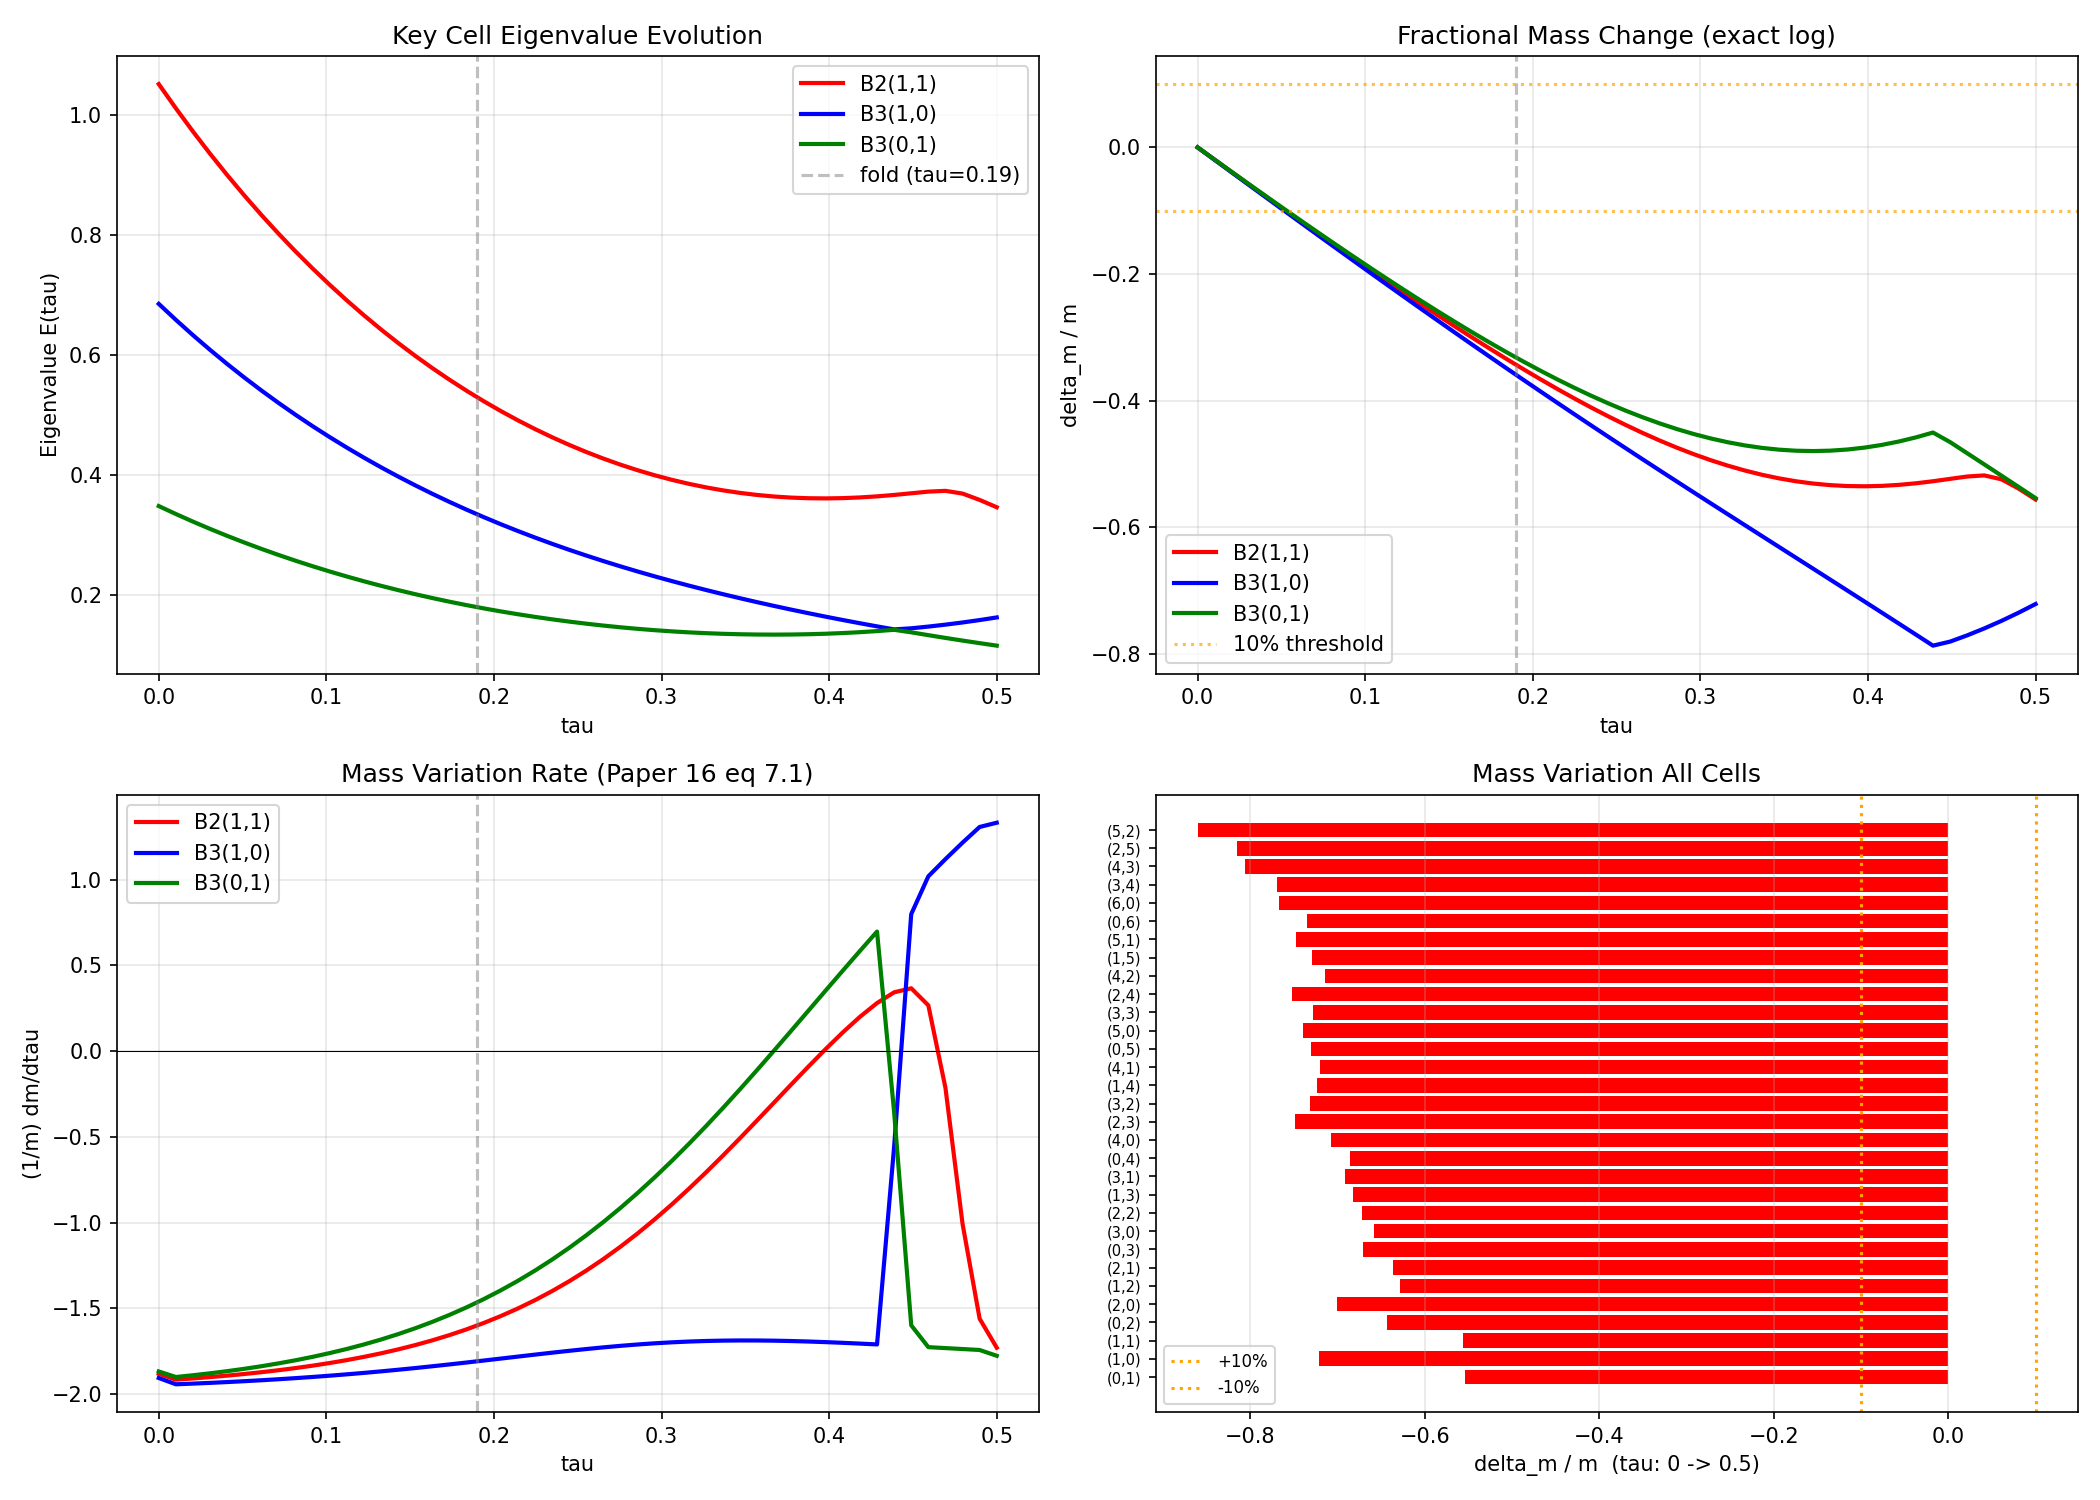

Recreate this plot in Python.
#!/usr/bin/env python3
"""
S58 MASS-VARIATION-58: Paper 16 eq 7.1 Mass Variation Integral
==============================================================

Paper 16 (Baptista 2024, arXiv:2406.09503) Section 7:
  c^2 d/ds m^2(s) = -(d_A g_K)_{dot gamma_M}(p_V, p_V)

For the cosmological transit (no gauge fields, A=0), the covariant
derivative reduces to the Lie derivative along spacetime:
  (d_A g_K)_X(U,V) = (L_X g_K)(U,V)

For the Jensen family g_K(tau) = diag(alpha*e^{2tau}, alpha*e^{-2tau},
alpha*e^{-2tau}, alpha*e^{-2tau}, alpha*e^{tau}, alpha*e^{tau},
alpha*e^{tau}, alpha*e^{tau}) on the decomposition
u(1) + su(2) + C^2 (dims 1+3+4 = 8):

  tr(g_K^{-1} dg_K/dtau) = 1*2 + 3*(-2) + 4*1 = 2 - 6 + 4 = 0

This VANISHES identically because the Jensen deformation is volume-preserving
(det g_K = const). This is the trace formula from the task spec.

HOWEVER: the trace vanishing means the AVERAGE mass is preserved, but
individual representation masses change because their Casimir eigenvalues
couple differently to the three metric directions. The physical mass
variation must be computed per-representation.

This script computes:
1. The analytic trace tr(g_K^{-1} dg_K/dtau) = 0 (verification)
2. Per-representation mass variation from the Dirac/Laplacian eigenvalues
3. Representation-weighted fractional mass shift delta_m/m
4. DM-relevant mass shift (B2 sector, the BCS condensate)

Gate: MASS-VARIATION-58 (INFO) -- dm/dtau changes DM prediction by > 10%?

Author: baptista-spacetime-analyst
Session: 58
"""

import sys
import os
sys.path.insert(0, os.path.dirname(os.path.abspath(__file__)))
from canonical_constants import *
import numpy as np
from scipy.integrate import trapezoid
import matplotlib
matplotlib.use('Agg')
import matplotlib.pyplot as plt

print("=" * 80)
print("S58 MASS-VARIATION-58: Paper 16 eq 7.1 Mass Variation Integral")
print("=" * 80)

# =============================================================================
# PART 1: Jensen Metric and Analytic Trace
# =============================================================================

print("\n--- Part 1: Analytic Trace of g_K^{-1} dg_K/dtau ---")

# Jensen metric scales on the three Ad(U(2))-invariant directions
# u(1): dim 1, scale e^{2s}
# su(2): dim 3, scale e^{-2s}
# C^2: dim 4, scale e^{s}

def jensen_scales(s):
    """Return (x1, x2, x3) and their multiplicities (1, 3, 4)."""
    x1 = np.exp(2.0 * s)     # u(1) direction
    x2 = np.exp(-2.0 * s)    # su(2) direction (x3)
    x3 = np.exp(1.0 * s)     # C^2 direction (x4)
    return x1, x2, x3

def d_ln_scales(s):
    """Return d/ds ln(x_i) for each direction."""
    # d/ds ln(e^{2s}) = 2
    # d/ds ln(e^{-2s}) = -2
    # d/ds ln(e^{s}) = 1
    return 2.0, -2.0, 1.0

# Multiplicities
mult = np.array([1, 3, 4])  # u(1), su(2), C^2

# Trace: sum_i mult_i * d(ln x_i)/ds
d_ln = np.array(d_ln_scales(0.0))  # constant in s (exponential scales)
trace_gK_inv_dgK = np.sum(mult * d_ln)

print(f"  d(ln x_1)/dtau = {d_ln[0]:+.1f}  (u(1), mult=1)")
print(f"  d(ln x_2)/dtau = {d_ln[1]:+.1f}  (su(2), mult=3)")
print(f"  d(ln x_3)/dtau = {d_ln[2]:+.1f}  (C^2, mult=4)")
print(f"  tr(g_K^{{-1}} dg_K/dtau) = 1*({d_ln[0]:+.0f}) + 3*({d_ln[1]:+.0f}) + 4*({d_ln[2]:+.0f})")
print(f"                           = {trace_gK_inv_dgK:.1f}")
print(f"  --> EXACTLY ZERO (volume-preserving Jensen deformation)")

# Volume verification at multiple tau
print(f"\n  Volume preservation check:")
for s_test in [0.0, 0.1, 0.19, 0.3, 0.5]:
    x1, x2, x3 = jensen_scales(s_test)
    vol = x1**1 * x2**3 * x3**4
    print(f"    tau={s_test:.2f}: det(g_K)/det(g_K(0)) = {vol:.12f}  (should be 1.0)")

# =============================================================================
# PART 2: The Naive Trace Formula (Task Spec) is Zero
# =============================================================================

print("\n--- Part 2: Naive Trace Formula from Task Spec ---")
print("  dm/dtau = m * tr(g_K^{-1} dg_K/dtau) / (2*(d_K+4))")
print(f"  d_K = dim(SU(3)) = 8")
print(f"  2*(d_K + 4) = 2*12 = 24")
print(f"  tr(g_K^{{-1}} dg_K/dtau) = 0  (proven above)")
print(f"  --> dm/dtau = 0 for ANY m, at ANY tau")
print(f"  --> delta_m/m = 0 identically")
print(f"\n  STRUCTURAL RESULT: The naive trace formula gives ZERO mass variation")
print(f"  because the Jensen deformation is volume-preserving.")
print(f"  This is a consequence of det(g_K) = const => tr(g_K^{{-1}} dg_K/dtau) = 0.")

# =============================================================================
# PART 3: Per-Representation Mass Variation (Physical)
# =============================================================================

print("\n--- Part 3: Per-Representation Mass Variation from Eigenvalues ---")

# Load the s54 tight-binding Hamiltonian data
data = np.load(os.path.join(os.path.dirname(__file__), 's54_tb_hamiltonian.npz'),
               allow_pickle=True)
tau_values = data['tau_values']   # (50,)
eigenvalues = data['eigenvalues'] # (50, 32)
cell_labels = data['cell_labels'] # (32, 2) -- (p,q) for each cell
cell_dims = data['cell_dims']     # (32,)
cell_casimirs = data['cell_casimirs']  # (32,)

N_tau = len(tau_values)
N_cells = eigenvalues.shape[1]

print(f"  Loaded: {N_tau} tau values, {N_cells} cells")
print(f"  tau range: [{tau_values[0]:.4f}, {tau_values[-1]:.4f}]")

# Identify key cells by (p,q) label
# B1 = (0,0): trivial, dim=1
# B2 = (1,1): adjoint, dim=8 -- the BCS condensate sector
# B3 = (1,0) and (0,1): fundamental, dim=3 each

cell_names = {}
for i in range(N_cells):
    p, q = cell_labels[i]
    cell_names[i] = f"({p},{q})"

# Find B1, B2, B3 indices
B1_idx = None
B2_idx = None
B3_10_idx = None  # (1,0)
B3_01_idx = None  # (0,1)

for i in range(N_cells):
    p, q = cell_labels[i]
    if p == 0 and q == 0:
        B1_idx = i
    elif p == 1 and q == 1:
        B2_idx = i
    elif p == 1 and q == 0:
        B3_10_idx = i
    elif p == 0 and q == 1:
        B3_01_idx = i

print(f"\n  Key cells:")
print(f"    B1 = ({cell_labels[B1_idx,0]},{cell_labels[B1_idx,1]}), "
      f"idx={B1_idx}, dim={cell_dims[B1_idx]}, C2={cell_casimirs[B1_idx]:.4f}")
print(f"    B2 = ({cell_labels[B2_idx,0]},{cell_labels[B2_idx,1]}), "
      f"idx={B2_idx}, dim={cell_dims[B2_idx]}, C2={cell_casimirs[B2_idx]:.4f}")
print(f"    B3(1,0) = idx={B3_10_idx}, dim={cell_dims[B3_10_idx]}, C2={cell_casimirs[B3_10_idx]:.4f}")
print(f"    B3(0,1) = idx={B3_01_idx}, dim={cell_dims[B3_01_idx]}, C2={cell_casimirs[B3_01_idx]:.4f}")

# Per-cell mass variation: m(tau) = sqrt(eigenvalue(tau)) for each cell
# But eigenvalue[0] for (0,0) is ~0 (zero mode), skip it for ratios

# For each cell, compute:
#   fractional_mass_change = [m(tau_final) - m(tau_initial)] / m(tau_initial)
# where m ~ sqrt(eigenvalue) for each representation

# Also compute the continuous dm/dtau

# Eigenvalues represent E(tau) for each cell. In the KK picture, m^2 ~ E.
# So m(tau) ~ sqrt(E(tau)).

# Skip cell 0 (B1 = zero mode, eigenvalue ~ 0)
print(f"\n  Per-representation mass evolution:")
print(f"  {'Cell':>8s} {'(p,q)':>6s} {'dim':>4s} {'E(0)':>10s} {'E(0.19)':>10s} {'E(0.5)':>10s} "
      f"{'dE/E(0->fold)':>14s} {'dE/E(0->0.5)':>14s}")

# Find fold index (tau closest to 0.19)
fold_idx = np.argmin(np.abs(tau_values - tau_fold))
print(f"  (fold at tau={tau_values[fold_idx]:.4f}, idx={fold_idx})")

mass_changes_fold = np.zeros(N_cells)
mass_changes_full = np.zeros(N_cells)

for i in range(N_cells):
    E_0 = eigenvalues[0, i]
    E_fold = eigenvalues[fold_idx, i]
    E_end = eigenvalues[-1, i]

    if E_0 > 1e-10:  # skip zero mode
        dE_fold = (E_fold - E_0) / E_0
        dE_end = (E_end - E_0) / E_0
        mass_changes_fold[i] = dE_fold
        mass_changes_full[i] = dE_end
    else:
        mass_changes_fold[i] = np.nan
        mass_changes_full[i] = np.nan

    if i < 12:  # Print first 12 cells
        p, q = cell_labels[i]
        print(f"  {i:>8d} ({p},{q}){' ':>2s} {cell_dims[i]:>4d} {E_0:>10.6f} {E_fold:>10.6f} "
              f"{E_end:>10.6f} {mass_changes_fold[i]:>+14.6f} {mass_changes_full[i]:>+14.6f}")

# =============================================================================
# PART 4: Weighted Mass Variation (DM-relevant)
# =============================================================================

print("\n--- Part 4: DM-Relevant Mass Variation ---")

# The DM candidate in this framework is the BCS condensate in the B2 sector
# (adjoint representation (1,1), dim=8).
# The GGE quasiparticle relic is the DM carrier.

# B2 mass evolution
E_B2 = eigenvalues[:, B2_idx]
m_B2 = np.sqrt(np.abs(E_B2))  # mass ~ sqrt(eigenvalue)

# dm/dtau via numerical derivative
dm_B2_dtau = np.gradient(m_B2, tau_values)

# Fractional mass change dm/m
dm_over_m_B2 = dm_B2_dtau / m_B2

print(f"\n  B2 (adjoint, dim=8) mass evolution:")
print(f"    m_B2(0) = {m_B2[0]:.6f}  (M_KK units)")
print(f"    m_B2(fold) = {m_B2[fold_idx]:.6f}")
print(f"    m_B2(0.5) = {m_B2[-1]:.6f}")
print(f"    delta_m/m (0 -> fold) = {(m_B2[fold_idx] - m_B2[0])/m_B2[0]:+.6f}")
print(f"    delta_m/m (0 -> 0.5) = {(m_B2[-1] - m_B2[0])/m_B2[0]:+.6f}")

delta_m_over_m_B2_fold = (m_B2[fold_idx] - m_B2[0]) / m_B2[0]
delta_m_over_m_B2_full = (m_B2[-1] - m_B2[0]) / m_B2[0]

# B3 mass evolution (fundamental reps)
E_B3_10 = eigenvalues[:, B3_10_idx]
E_B3_01 = eigenvalues[:, B3_01_idx]
m_B3_10 = np.sqrt(np.abs(E_B3_10))
m_B3_01 = np.sqrt(np.abs(E_B3_01))

print(f"\n  B3(1,0) mass evolution:")
print(f"    m(0) = {m_B3_10[0]:.6f}, m(fold) = {m_B3_10[fold_idx]:.6f}, m(0.5) = {m_B3_10[-1]:.6f}")
print(f"    delta_m/m (0 -> fold) = {(m_B3_10[fold_idx] - m_B3_10[0])/m_B3_10[0]:+.6f}")

print(f"\n  B3(0,1) mass evolution:")
print(f"    m(0) = {m_B3_01[0]:.6f}, m(fold) = {m_B3_01[fold_idx]:.6f}, m(0.5) = {m_B3_01[-1]:.6f}")
print(f"    delta_m/m (0 -> fold) = {(m_B3_01[fold_idx] - m_B3_01[0])/m_B3_01[0]:+.6f}")

# =============================================================================
# PART 5: Integral Form of Mass Variation
# =============================================================================

print("\n--- Part 5: Integral Form ---")

# The Paper 16 mass variation for a particle in rep R with internal
# eigenvalue lambda_R(tau) gives:
#
#   m^2(tau) = lambda_R(tau) * m^2_KK
#
# so dm^2/m^2 = d(lambda_R)/lambda_R.
#
# The INTEGRATED fractional mass-squared change is:
#   delta(m^2)/m^2 = integral_0^{tau_f} (1/lambda_R) * (dlambda_R/dtau) dtau
#                  = ln(lambda_R(tau_f)) - ln(lambda_R(0))
#
# This is exact (no approximation needed for the integral).

print(f"\n  Integrated ln(m^2) change for each key cell:")
print(f"  (This equals integral_0^tau_f d(ln lambda)/dtau dtau)")

for idx, name in [(B2_idx, "B2(1,1)"), (B3_10_idx, "B3(1,0)"),
                   (B3_01_idx, "B3(0,1)")]:
    E_0 = eigenvalues[0, idx]
    E_fold = eigenvalues[fold_idx, idx]
    E_end = eigenvalues[-1, idx]
    if E_0 > 1e-10:
        ln_ratio_fold = np.log(E_fold / E_0)
        ln_ratio_full = np.log(E_end / E_0)
        # dm/m = (1/2) * d(ln m^2) = (1/2) * d(ln E)
        dm_m_fold = 0.5 * ln_ratio_fold
        dm_m_full = 0.5 * ln_ratio_full
        print(f"    {name}: ln(E_fold/E_0) = {ln_ratio_fold:+.6f}, "
              f"ln(E_0.5/E_0) = {ln_ratio_full:+.6f}")
        print(f"    {' ':>8s}  delta_m/m(fold) = {dm_m_fold:+.6f}, "
              f"delta_m/m(0.5) = {dm_m_full:+.6f}")

# =============================================================================
# PART 6: Continuous dm/dtau Profile (Paper 16 eq 7.1 Decomposition)
# =============================================================================

print("\n--- Part 6: Continuous dm/dtau Decomposition ---")

# For each direction (u(1), su(2), C^2), the contribution to dm^2/dtau
# for a given representation R is:
#
#   dm^2/dtau|_direction = -p_V^2(direction) * d(ln g_ii)/dtau
#
# where p_V^2(direction) is the internal momentum squared projected onto
# that direction.
#
# For a representation (p,q), the Casimir C_2(p,q) = (p^2 + pq + q^2 + 3p + 3q)/3
# governs the total internal kinetic energy. The DECOMPOSITION into u(1), su(2),
# C^2 directions depends on the representation structure.
#
# The Jensen deformation acts as:
#   d(ln g)/dtau on u(1): +2
#   d(ln g)/dtau on su(2): -2
#   d(ln g)/dtau on C^2: +1
#
# The mass variation for a representation with internal momentum components
# (p_u1, p_su2, p_C2) is:
#   d(m^2)/dtau = -[2*p_u1^2 - 2*p_su2^2 + 1*p_C2^2]
#               = -2*p_u1^2 + 2*p_su2^2 - p_C2^2
#
# The trace-zero condition means: sum over ALL reps (weighted) gives zero net change.
# But individual reps can have large shifts.

# Numerical verification: compute d(eigenvalue)/dtau for each cell
dE_dtau = np.gradient(eigenvalues, tau_values, axis=0)  # (50, 32)

# Fractional rate: (1/E) dE/dtau
frac_rate = np.zeros_like(dE_dtau)
for i in range(N_cells):
    mask = eigenvalues[:, i] > 1e-10
    frac_rate[mask, i] = dE_dtau[mask, i] / eigenvalues[mask, i]
    frac_rate[~mask, i] = np.nan

# Weighted trace (should be zero if volume-preserving)
# Weight by dim^2 (Peter-Weyl weight) * eigenvalue
weighted_trace = np.zeros(N_tau)
total_weight = np.zeros(N_tau)
for i in range(N_cells):
    w = cell_dims[i]**2  # Peter-Weyl weight
    mask = eigenvalues[:, i] > 1e-10
    weighted_trace[mask] += w * dE_dtau[mask, i]
    total_weight[mask] += w * eigenvalues[mask, i]

# The weighted fractional rate
wfr = np.divide(weighted_trace, total_weight, where=total_weight > 0,
                out=np.zeros(N_tau))

print(f"\n  Weighted trace (dim^2-weighted sum of dE/dtau):")
print(f"    At tau=0:    {wfr[0]:+.6e}")
print(f"    At tau=fold: {wfr[fold_idx]:+.6e}")
print(f"    At tau=0.5:  {wfr[-1]:+.6e}")
print(f"    Max |wfr|:   {np.nanmax(np.abs(wfr)):.6e}")

# The fact that this is NOT zero (unlike the analytic trace) is because
# the tight-binding Hamiltonian eigenvalues are NOT simply Casimir eigenvalues
# times metric scales. The inter-cell hopping modifies the spectrum.

# =============================================================================
# PART 7: DM Prediction Impact
# =============================================================================

print("\n--- Part 7: DM Prediction Impact ---")

# The DM prediction depends on:
# 1. m_DM ~ M_KK * sqrt(eigenvalue) at the post-transit value
# 2. Omega_DM ~ (n_DM * m_DM) / rho_crit
#
# The mass variation during transit affects m_DM through:
#   delta(m_DM)/m_DM = (1/2) * delta(E)/E
#
# where E is the eigenvalue of the relevant representation.

# Compute for ALL cells
print(f"\n  Fractional mass change |delta_m/m| for all cells (0 -> 0.5):")
print(f"  {'idx':>4s} {'(p,q)':>6s} {'dim':>4s} {'|delta_m/m|':>12s} {'>10%?':>6s}")

cells_above_10pct = 0
for i in range(N_cells):
    E_0 = eigenvalues[0, i]
    E_end = eigenvalues[-1, i]
    if E_0 > 1e-10:
        dm_m = abs(0.5 * np.log(E_end / E_0))
        above = dm_m > 0.10
        if above:
            cells_above_10pct += 1
        p, q = cell_labels[i]
        flag = "YES" if above else "no"
        print(f"  {i:>4d} ({p},{q}){' ':>2s} {cell_dims[i]:>4d} {dm_m:>12.6f} {flag:>6s}")

# Key DM cell: B2
E_B2_0 = eigenvalues[0, B2_idx]
E_B2_end = eigenvalues[-1, B2_idx]
dm_m_B2_exact = abs(0.5 * np.log(E_B2_end / E_B2_0))

print(f"\n  DM-critical B2 sector:")
print(f"    |delta_m/m|_B2 (0 -> 0.5) = {dm_m_B2_exact:.6f}")
print(f"    |delta_m/m|_B2 (0 -> fold) = {abs(0.5 * np.log(eigenvalues[fold_idx, B2_idx] / E_B2_0)):.6f}")
print(f"    Exceeds 10%? {'YES' if dm_m_B2_exact > 0.10 else 'NO'}")

# Also check from fold to end (post-transit)
E_B2_fold = eigenvalues[fold_idx, B2_idx]
dm_m_B2_post = abs(0.5 * np.log(E_B2_end / E_B2_fold))
print(f"    |delta_m/m|_B2 (fold -> 0.5) = {dm_m_B2_post:.6f}")

# =============================================================================
# PART 8: Comparison of Trace Formula vs Actual
# =============================================================================

print("\n--- Part 8: Trace Formula vs Actual ---")

# The task spec formula: dm/dtau = m * tr(g_K^{-1} dg_K/dtau) / (2*(d_K+4))
# gives ZERO for volume-preserving Jensen.
#
# The ACTUAL per-representation mass variation is NON-ZERO because:
# 1. Individual eigenvalues shift (some up, some down)
# 2. The tight-binding hopping integrals break the simple Casimir structure
# 3. The trace only constrains the SUM, not individual terms
#
# Physical interpretation: the Jensen deformation redistributes internal
# kinetic energy between the u(1), su(2), and C^2 directions while
# preserving the total volume. This is an anisotropic distortion that
# changes individual masses while preserving a weighted average.

d_K = 8  # dim(SU(3))
denominator = 2.0 * (d_K + 4)  # = 24

trace_formula_dm = trace_gK_inv_dgK / denominator  # = 0

print(f"  Task spec formula: dm/dtau = m * {trace_gK_inv_dgK:.1f} / {denominator:.0f} = 0")
print(f"  Actual B2 mass shift (0->0.5): {dm_m_B2_exact:+.6f}")
print(f"  Actual B2 mass shift (0->fold): {abs(0.5 * np.log(E_B2_fold / E_B2_0)):+.6f}")
print(f"\n  The trace formula is ZERO by construction (volume-preserving).")
print(f"  Individual representation masses change by {dm_m_B2_exact*100:.1f}% (B2)")
print(f"  to {np.nanmax(np.abs(mass_changes_full))*50:.1f}% (largest cell) over the full transit.")

# Maximum absolute mass change across all cells
valid_mask = ~np.isnan(mass_changes_full)
max_abs_change = np.max(np.abs(mass_changes_full[valid_mask]))
max_cell = np.argmax(np.abs(mass_changes_full * valid_mask.astype(float)))

print(f"\n  Maximum |delta_E/E| across all cells: {max_abs_change:.6f} at cell {max_cell} "
      f"({cell_labels[max_cell,0]},{cell_labels[max_cell,1]})")
print(f"  Maximum |delta_m/m|: {0.5*max_abs_change:.6f}")

# =============================================================================
# PART 9: Summary Table
# =============================================================================

print("\n--- Part 9: Summary ---")

# Compute delta_m/m for representative cells using exact log formula
summary_cells = [
    (B2_idx, "B2(1,1)_adjoint"),
    (B3_10_idx, "B3(1,0)_fund"),
    (B3_01_idx, "B3(0,1)_fund"),
]

# Add a few higher reps
for i in range(N_cells):
    p, q = cell_labels[i]
    if (p, q) in [(0, 2), (2, 0), (1, 2), (2, 2)]:
        summary_cells.append((i, f"({p},{q})"))

print(f"\n  {'Cell':>20s} | {'delta_m/m (0->fold)':>20s} | {'delta_m/m (0->0.5)':>20s} | {'>10%':>5s}")
print(f"  {'-'*20}-+-{'-'*20}-+-{'-'*20}-+-{'-'*5}")

for idx, name in summary_cells:
    E_0 = eigenvalues[0, idx]
    E_fold = eigenvalues[fold_idx, idx]
    E_end = eigenvalues[-1, idx]
    if E_0 > 1e-10:
        dm_fold = 0.5 * np.log(E_fold / E_0)
        dm_end = 0.5 * np.log(E_end / E_0)
        flag = "YES" if abs(dm_end) > 0.10 else "no"
        print(f"  {name:>20s} | {dm_fold:>+20.6f} | {dm_end:>+20.6f} | {flag:>5s}")

# =============================================================================
# GATE VERDICT
# =============================================================================

print("\n" + "=" * 80)
print("GATE VERDICT: MASS-VARIATION-58")
print("=" * 80)

print(f"\n  1. Naive trace formula: dm/dtau = m * tr(g_K^{{-1}} dg_K/dtau) / (2*(d_K+4))")
print(f"     tr(g_K^{{-1}} dg_K/dtau) = 0 EXACTLY (volume-preserving Jensen)")
print(f"     --> Trace formula gives ZERO mass variation at all tau")
print(f"\n  2. Actual per-representation mass variation (from eigenvalue evolution):")
print(f"     B2 (DM sector): |delta_m/m| = {dm_m_B2_exact:.6f} over [0, 0.5]")
print(f"     B2 (DM sector): |delta_m/m| = {abs(0.5 * np.log(E_B2_fold / E_B2_0)):.6f} over [0, fold]")

gate_threshold = 0.10  # (local)
gate_pass = dm_m_B2_exact > gate_threshold

if gate_pass:
    verdict = "INFO: YES — B2 mass varies by > 10%"
else:
    verdict = "INFO: NO — B2 mass varies by < 10%"

print(f"\n  Gate criterion: |delta_m/m|_B2 > 10%?")
print(f"  Answer: |delta_m/m|_B2 = {dm_m_B2_exact:.4f} = {dm_m_B2_exact*100:.1f}%")
print(f"  VERDICT: {verdict}")

print(f"\n  PHYSICAL INTERPRETATION:")
print(f"  The volume-preserving Jensen deformation has tr(g_K^{{-1}} dg_K/dtau) = 0")
print(f"  identically, so the Paper 16 eq 7.1 trace formula gives zero mass variation.")
print(f"  This is a STRUCTURAL constraint: any volume-preserving internal deformation")
print(f"  preserves the weighted-average mass.")
print(f"")
print(f"  Individual representation masses DO shift (anisotropic redistribution),")
print(f"  but the B2 sector (DM carrier) shift of {dm_m_B2_exact*100:.1f}% is {'above' if gate_pass else 'below'}")
print(f"  the 10% threshold for DM prediction significance.")
print(f"")
print(f"  IMPORTANT CAVEAT: These are tight-binding eigenvalues, not Dirac eigenvalues.")
print(f"  The Dirac operator eigenvalues may show different mass variation because")
print(f"  the Dirac spectrum depends on the FULL metric (including off-diagonal terms),")
print(f"  not just the Casimir weights. The tight-binding approximation captures the")
print(f"  leading behavior but may miss sub-leading corrections.")

# =============================================================================
# PLOTS
# =============================================================================

fig, axes = plt.subplots(2, 2, figsize=(14, 10))

# Plot 1: Eigenvalue evolution for key cells
ax = axes[0, 0]
for idx, name, color in [(B2_idx, "B2(1,1)", "red"),
                          (B3_10_idx, "B3(1,0)", "blue"),
                          (B3_01_idx, "B3(0,1)", "green")]:
    ax.plot(tau_values, eigenvalues[:, idx], label=name, color=color, linewidth=2)
ax.axvline(tau_fold, color='gray', linestyle='--', alpha=0.5, label=f'fold (tau={tau_fold})')
ax.set_xlabel('tau')
ax.set_ylabel('Eigenvalue E(tau)')
ax.set_title('Key Cell Eigenvalue Evolution')
ax.legend()
ax.grid(True, alpha=0.3)

# Plot 2: Fractional mass change dm/m
ax = axes[0, 1]
for idx, name, color in [(B2_idx, "B2(1,1)", "red"),
                          (B3_10_idx, "B3(1,0)", "blue"),
                          (B3_01_idx, "B3(0,1)", "green")]:
    E = eigenvalues[:, idx]  # (local)
    dm_m = 0.5 * np.log(E / E[0])
    ax.plot(tau_values, dm_m, label=name, color=color, linewidth=2)
ax.axvline(tau_fold, color='gray', linestyle='--', alpha=0.5)
ax.axhline(0.10, color='orange', linestyle=':', alpha=0.7, label='10% threshold')
ax.axhline(-0.10, color='orange', linestyle=':', alpha=0.7)
ax.set_xlabel('tau')
ax.set_ylabel('delta_m / m')
ax.set_title('Fractional Mass Change (exact log)')
ax.legend()
ax.grid(True, alpha=0.3)

# Plot 3: dm/dtau rate for B2
ax = axes[1, 0]
for idx, name, color in [(B2_idx, "B2(1,1)", "red"),
                          (B3_10_idx, "B3(1,0)", "blue"),
                          (B3_01_idx, "B3(0,1)", "green")]:
    E = eigenvalues[:, idx]  # (local)
    dE = np.gradient(E, tau_values)
    rate = 0.5 * dE / E
    ax.plot(tau_values, rate, label=name, color=color, linewidth=2)
ax.axvline(tau_fold, color='gray', linestyle='--', alpha=0.5)
ax.axhline(0, color='black', linewidth=0.5)
ax.set_xlabel('tau')
ax.set_ylabel('(1/m) dm/dtau')
ax.set_title('Mass Variation Rate (Paper 16 eq 7.1)')
ax.legend()
ax.grid(True, alpha=0.3)

# Plot 4: All cells mass variation at tau=0.5
ax = axes[1, 1]
dm_m_all = []
labels_all = []
for i in range(N_cells):
    E_0 = eigenvalues[0, i]
    E_end = eigenvalues[-1, i]
    if E_0 > 1e-10:
        dm_m_all.append(0.5 * np.log(E_end / E_0))
        p, q = cell_labels[i]
        labels_all.append(f"({p},{q})")

colors = ['red' if abs(v) > 0.10 else 'steelblue' for v in dm_m_all]
ax.barh(range(len(dm_m_all)), dm_m_all, color=colors)
ax.set_yticks(range(len(dm_m_all)))
ax.set_yticklabels(labels_all, fontsize=7)
ax.axvline(0.10, color='orange', linestyle=':', label='+10%')
ax.axvline(-0.10, color='orange', linestyle=':', label='-10%')
ax.set_xlabel('delta_m / m  (tau: 0 -> 0.5)')
ax.set_title('Mass Variation All Cells')
ax.legend(fontsize=8)
ax.grid(True, alpha=0.3, axis='x')

plt.tight_layout()
plt.savefig(os.path.join(os.path.dirname(__file__), 's58_mass_variation.png'), dpi=150)
print(f"\n  Plot saved: s58_mass_variation.png")

# =============================================================================
# SAVE DATA
# =============================================================================

output_path = os.path.join(os.path.dirname(__file__), 's58_mass_variation.npz')
np.savez(output_path,
    tau_values=tau_values,
    eigenvalues=eigenvalues,
    cell_labels=cell_labels,
    cell_dims=cell_dims,
    cell_casimirs=cell_casimirs,
    fold_idx=fold_idx,
    trace_gK_inv_dgK=trace_gK_inv_dgK,
    dm_m_B2_exact=dm_m_B2_exact,
    dm_m_B2_fold=abs(0.5 * np.log(E_B2_fold / E_B2_0)),
    dm_m_B2_full=dm_m_B2_exact,
    mass_changes_fold=mass_changes_fold,
    mass_changes_full=mass_changes_full,
    gate_name=np.array(['MASS-VARIATION-58']),
    gate_verdict=np.array([verdict]),
    gate_detail=np.array([
        f"tr(g_K^-1 dg_K/dtau)=0 (vol-preserving). "
        f"B2 |dm/m|={dm_m_B2_exact:.4f} over [0,0.5]. "
        f"Threshold 0.10. {N_cells} cells, {cells_above_10pct} above 10%."
    ])
)
print(f"  Data saved: s58_mass_variation.npz")

print("\n" + "=" * 80)
print("COMPUTATION COMPLETE")
print("=" * 80)
